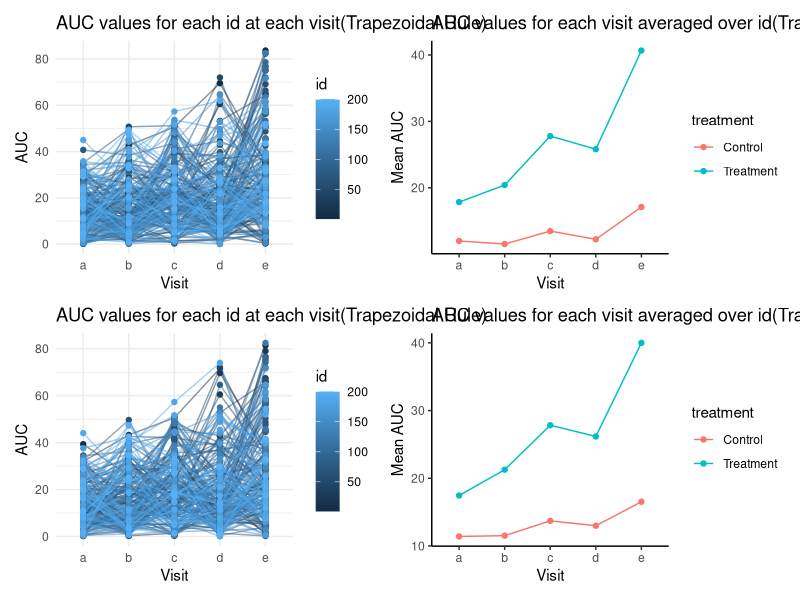

Write the R code that produced this figure.
## ---- chunk 1
knitr::opts_chunk$set(echo = FALSE,comment=NA, message=FALSE, warning=FALSE)

library(tidyverse)
library(rio)
library(openxlsx)
library(ggplot2)
library(mice)
library(gridExtra)
library(readr)
library(patchwork)
## ---- chunk 2
# Define the number of ids, visits, and time points
num_ids <- 200
panel_data <- expand.grid(
  id = 1:num_ids,
  visit = c("a", "b", "c", "d", "e"),
  time = c("1","2","3","4","5","6","7","8")
)

# Assign a random treatment (0 or 1) to each id
treatment<- data.frame(id =  1:num_ids, treatment = sample(0:1, num_ids, replace = TRUE))
# Merge the treatment information into the panel dataset
panel_data <- merge(panel_data, treatment, by = "id")
## ---- chunk 3
panel_data <- panel_data %>%
  mutate(
    measurement = case_when(
      treatment == 1 ~ case_when(
        visit == "a" ~ case_when(
          time == "1" ~ rnorm(n = nrow(panel_data), mean = 3+((4-1)/2)**2, sd = 1),
          time == "2" ~ rnorm(n = nrow(panel_data), mean = 3+((4-2)/2)**2, sd = 1),
          time == "3" ~ rnorm(n = nrow(panel_data), mean = 3+((4-3)/2)**2, sd = 1),
          time == "4" ~ rnorm(n = nrow(panel_data), mean = 3+((4-4)/2)**2, sd = 1),
          time == "5" ~ rnorm(n = nrow(panel_data), mean = 3+((4-5)/2)**2, sd = 1),
          time == "6" ~ rnorm(n = nrow(panel_data), mean = 3+((4-6)/2)**2, sd = 1),
          time == "7" ~ rnorm(n = nrow(panel_data), mean = 3+((4-7)/2)**2, sd = 1),
          time == "8" ~ rnorm(n = nrow(panel_data), mean = 3+((4-8)/2)**2, sd = 1)
        ),
        visit == "b" ~ case_when(
          time == "1" ~ rnorm(n = nrow(panel_data), mean = 5+((4-1)/2)**2, sd = 1),
          time == "2" ~ rnorm(n = nrow(panel_data), mean = 5+((4-2)/2)**2, sd = 1),
          time == "3" ~ rnorm(n = nrow(panel_data), mean = 5+((4-3)/2)**2, sd = 1),
          time == "4" ~ rnorm(n = nrow(panel_data), mean = 5+((4-4)/2)**2, sd = 1),
          time == "5" ~ rnorm(n = nrow(panel_data), mean = 5+((4-5)/2)**2, sd = 1),
          time == "6" ~ rnorm(n = nrow(panel_data), mean = 5+((4-6)/2)**2, sd = 1),
          time == "7" ~ rnorm(n = nrow(panel_data), mean = 5+((4-7)/2)**2, sd = 1),
          time == "8" ~ rnorm(n = nrow(panel_data), mean = 5+((4-8)/2)**2, sd = 1)
        ),
        visit == "c" ~ case_when(
          time == "1" ~ rnorm(n = nrow(panel_data), mean = 6.5+((4-1)/2)**2, sd = 1),
          time == "2" ~ rnorm(n = nrow(panel_data), mean = 6.5+((4-2)/2)**2, sd = 1),
          time == "3" ~ rnorm(n = nrow(panel_data), mean = 6.5+((4-3)/2)**2, sd = 1),
          time == "4" ~ rnorm(n = nrow(panel_data), mean = 6.5+((4-4)/2)**2, sd = 1),
          time == "5" ~ rnorm(n = nrow(panel_data), mean = 6.5+((4-5)/2)**2, sd = 1),
          time == "6" ~ rnorm(n = nrow(panel_data), mean = 6.5+((4-6)/2)**2, sd = 1),
          time == "7" ~ rnorm(n = nrow(panel_data), mean = 6.5+((4-7)/2)**2, sd = 1),
          time == "8" ~ rnorm(n = nrow(panel_data), mean = 6.5+((4-8)/2)**2, sd = 1)
        ),
        visit == "d" ~ case_when(
          time == "1" ~ rnorm(n = nrow(panel_data), mean = 8+((4-1)/2)**2, sd = 1),
          time == "2" ~ rnorm(n = nrow(panel_data), mean = 8+((4-2)/2)**2, sd = 1),
          time == "3" ~ rnorm(n = nrow(panel_data), mean = 8+((4-3)/2)**2, sd = 1),
          time == "4" ~ rnorm(n = nrow(panel_data), mean = 8+((4-4)/2)**2, sd = 1),
          time == "5" ~ rnorm(n = nrow(panel_data), mean = 8+((4-5)/2)**2, sd = 1),
          time == "6" ~ rnorm(n = nrow(panel_data), mean = 8+((4-6)/2)**2, sd = 1),
          time == "7" ~ rnorm(n = nrow(panel_data), mean = 8+((4-7)/2)**2, sd = 1),
          time == "8" ~ rnorm(n = nrow(panel_data), mean = 8+((4-8)/2)**2, sd = 1)
        ),
        visit == "e" ~ case_when(
          time == "1" ~ rnorm(n = nrow(panel_data), mean = 10+((4-1)/2)**2, sd = 1),
          time == "2" ~ rnorm(n = nrow(panel_data), mean = 10+((4-2)/2)**2, sd = 1),
          time == "3" ~ rnorm(n = nrow(panel_data), mean = 10+((4-3)/2)**2, sd = 1),
          time == "4" ~ rnorm(n = nrow(panel_data), mean = 10+((4-4)/2)**2, sd = 1),
          time == "5" ~ rnorm(n = nrow(panel_data), mean = 10+((4-5)/2)**2, sd = 1),
          time == "6" ~ rnorm(n = nrow(panel_data), mean = 10+((4-6)/2)**2, sd = 1),
          time == "7" ~ rnorm(n = nrow(panel_data), mean = 10+((4-7)/2)**2, sd = 1),
          time == "8" ~ rnorm(n = nrow(panel_data), mean = 10+((4-8)/2)**2, sd = 1)
        )),
     treatment == 0 ~ case_when(
        visit == "a" ~ case_when(
          time == "1" ~ rnorm(n = nrow(panel_data), mean = 2-3-((4-1)/2)**2, sd = 0.75),
          time == "2" ~ rnorm(n = nrow(panel_data), mean = 2-3-((4-2)/2)**2, sd = 0.75),
          time == "3" ~ rnorm(n = nrow(panel_data), mean = 2-3-((4-3)/2)**2, sd = 0.75),
          time == "4" ~ rnorm(n = nrow(panel_data), mean = 2-3-((4-4)/2)**2, sd = 0.75),
          time == "5" ~ rnorm(n = nrow(panel_data), mean = 2-3-((4-5)/2)**2, sd = 0.75),
          time == "6" ~ rnorm(n = nrow(panel_data), mean = 2-3-((4-6)/2)**2, sd = 0.75),
          time == "7" ~ rnorm(n = nrow(panel_data), mean = 2-3-((4-7)/2)**2, sd = 0.75),
          time == "8" ~ rnorm(n = nrow(panel_data), mean = 2-3-((4-8)/2)**2, sd = 0.75)
        ),
        visit == "b" ~ case_when(
          time == "1" ~ rnorm(n = nrow(panel_data), mean = 3-5-((4-1)/2)**2, sd = 0.75),
          time == "2" ~ rnorm(n = nrow(panel_data), mean = 3-5-((4-2)/2)**2, sd = 0.75),
          time == "3" ~ rnorm(n = nrow(panel_data), mean = 3-5-((4-3)/2)**2, sd = 0.75),
          time == "4" ~ rnorm(n = nrow(panel_data), mean = 3-5-((4-4)/2)**2, sd = 0.75),
          time == "5" ~ rnorm(n = nrow(panel_data), mean = 3-5-((4-5)/2)**2, sd = 0.75),
          time == "6" ~ rnorm(n = nrow(panel_data), mean = 3-5-((4-6)/2)**2, sd = 0.75),
          time == "7" ~ rnorm(n = nrow(panel_data), mean = 3-5-((4-7)/2)**2, sd = 0.75),
          time == "8" ~ rnorm(n = nrow(panel_data), mean = 3-5-((4-8)/2)**2, sd = 0.75)
        ),
        visit == "c" ~ case_when(
          time == "1" ~ rnorm(n = nrow(panel_data), mean = 4.5-6.5-((4-1)/2)**2, sd = 0.75),
          time == "2" ~ rnorm(n = nrow(panel_data), mean = 4.5-6.5-((4-2)/2)**2, sd = 0.75),
          time == "3" ~ rnorm(n = nrow(panel_data), mean = 4.5-6.5-((4-3)/2)**2, sd = 0.75),
          time == "4" ~ rnorm(n = nrow(panel_data), mean = 4.5-6.5-((4-4)/2)**2, sd = 0.75),
          time == "5" ~ rnorm(n = nrow(panel_data), mean = 4.5-6.5-((4-5)/2)**2, sd = 0.75),
          time == "6" ~ rnorm(n = nrow(panel_data), mean = 4.5-6.5-((4-6)/2)**2, sd = 0.75),
          time == "7" ~ rnorm(n = nrow(panel_data), mean = 4.5-6.5-((4-7)/2)**2, sd = 0.75),
          time == "8" ~ rnorm(n = nrow(panel_data), mean = 4.5-6.5-((4-8)/2)**2, sd = 0.75)
        ),
        visit == "d" ~ case_when(
          time == "1" ~ rnorm(n = nrow(panel_data), mean = 6-8-((4-1)/2)**2, sd = 0.75),
          time == "2" ~ rnorm(n = nrow(panel_data), mean = 6-8-((4-2)/2)**2, sd = 0.75),
          time == "3" ~ rnorm(n = nrow(panel_data), mean = 6-8-((4-3)/2)**2, sd = 0.75),
          time == "4" ~ rnorm(n = nrow(panel_data), mean = 6-8-((4-4)/2)**2, sd = 0.75),
          time == "5" ~ rnorm(n = nrow(panel_data), mean = 6-8-((4-5)/2)**2, sd = 0.75),
          time == "6" ~ rnorm(n = nrow(panel_data), mean = 6-8-((4-6)/2)**2, sd = 0.75),
          time == "7" ~ rnorm(n = nrow(panel_data), mean = 6-8-((4-7)/2)**2, sd = 0.75),
          time == "8" ~ rnorm(n = nrow(panel_data), mean = 6-8-((4-8)/2)**2, sd = 0.75)
        ),
        visit == "e" ~ case_when(
          time == "1" ~ rnorm(n = nrow(panel_data), mean = 7-10-((4-1)/2)**2, sd = 0.75),
          time == "2" ~ rnorm(n = nrow(panel_data), mean = 7-10-((4-2)/2)**2, sd = 0.75),
          time == "3" ~ rnorm(n = nrow(panel_data), mean = 7-10-((4-3)/2)**2, sd = 0.75),
          time == "4" ~ rnorm(n = nrow(panel_data), mean = 7-10-((4-4)/2)**2, sd = 0.75),
          time == "5" ~ rnorm(n = nrow(panel_data), mean = 7-10-((4-5)/2)**2, sd = 0.75),
          time == "6" ~ rnorm(n = nrow(panel_data), mean = 7-10-((4-6)/2)**2, sd = 0.75),
          time == "7" ~ rnorm(n = nrow(panel_data), mean = 7-10-((4-7)/2)**2, sd = 0.75),
          time == "8" ~ rnorm(n = nrow(panel_data), mean = 7-10-((4-8)/2)**2, sd = 0.75)
        ))
    )
  )
head(panel_data)

## ---- chunk 4
# Function to calculate AUC using the trapezoidal rule
trapezoidal_auc <- function(time, value) {
  n <- length(time)
  auc <- 0
  for (i in 1:(n-1)) {
    auc <- auc + (time[i+1] - time[i]) * (value[i+1] + value[i]) / 2
  }
  return(abs(auc))
}

# Calculate AUC for each individual id at each visit using the trapezoidal rule
auc_trapezoidal<- panel_data %>%
  group_by(id,visit) %>%
  summarise(auc = trapezoidal_auc(as.numeric(time), measurement))%>%
  ungroup()
print(auc_trapezoidal)


 # make an interaction plot of the AUC values for each id at each visit
p1 = ggplot(auc_trapezoidal, aes(x = visit, y = auc, group = id)) +
  geom_line(aes(color = id), alpha = 0.5) +
  geom_point(aes(color = id)) +
  labs(title = "AUC values for each id at each visit(Trapezoidal Rule)",
       x = "Visit",
       y = "AUC") +
  theme_minimal()
## ---- chunk 5
auc_trapezoidal$treatment <- panel_data$treatment[match(auc_trapezoidal$id, panel_data$id)]
auc_trapezoidal$treatment <- factor(auc_trapezoidal$treatment, levels = c(0, 1), labels = c("Control", "Treatment"))
 # add an interaction plot of visit and auc averaging over id for two different treatment
p2=auc_trapezoidal %>%
  group_by(visit,treatment) %>%
  summarise(mean_auc = mean(auc)) %>%
  ggplot(aes(x = visit, y = mean_auc, group = treatment)) +
  geom_line(aes(color = treatment), alpha = 1.5) +
  geom_point(aes(color = treatment), alpha = 1.5) +
  labs(title = "AUC values for each visit averaged over id(Trapezoidal Rule)",
       x = "Visit",
       y = "Mean AUC") +
  theme_classic()
## ---- chunk 6
panel_data_missing <- panel_data %>%
  group_by(id) %>%
  mutate(missing = rbinom(n = n(), size = 1, prob = 0.15)) %>%
  ungroup() %>%
  mutate(measurement = ifelse(missing == 1, NA, measurement))
## ---- chunk 7
panel_data_mice <- complete(mice(panel_data_missing, m = 5, maxit = 50, method = "pmm"))
## ---- chunk 8
# Calculate AUC for each individual id at each visit using the trapezoidal rule
auc_trapezoidal_mice<- panel_data_mice %>%
  group_by(id,visit) %>%
  summarise(auc = trapezoidal_auc(as.numeric(time), measurement))%>%
  ungroup()
print(auc_trapezoidal_mice)


 # make an interaction plot of the AUC values for each id at each visit
p3 = ggplot(auc_trapezoidal_mice, aes(x = visit, y = auc, group = id)) +
  geom_line(aes(color = id), alpha = 0.5) +
  geom_point(aes(color = id)) +
  labs(title = "AUC values for each id at each visit(Trapezoidal Rule)",
       x = "Visit",
       y = "AUC") +
  theme_minimal()
## ---- chunk 9
auc_trapezoidal_mice$treatment <- panel_data_mice$treatment[match(auc_trapezoidal_mice$id, panel_data_mice$id)]
auc_trapezoidal_mice$treatment <- factor(auc_trapezoidal_mice$treatment, levels = c(0, 1), labels = c("Control", "Treatment"))
 # add an interaction plot of visit and auc averaging over id for two different treatment
p4=auc_trapezoidal_mice %>%
  group_by(visit,treatment) %>%
  summarise(mean_auc = mean(auc)) %>%
  ggplot(aes(x = visit, y = mean_auc, group = treatment)) +
  geom_line(aes(color = treatment), alpha = 1.5) +
  geom_point(aes(color = treatment), alpha = 1.5) +
  labs(title = "AUC values for each visit averaged over id(Trapezoidal Rule)",
       x = "Visit",
       y = "Mean AUC") +
  theme_classic()
## ---- chunk 10
(p1+p2)/
(p3+p4)
